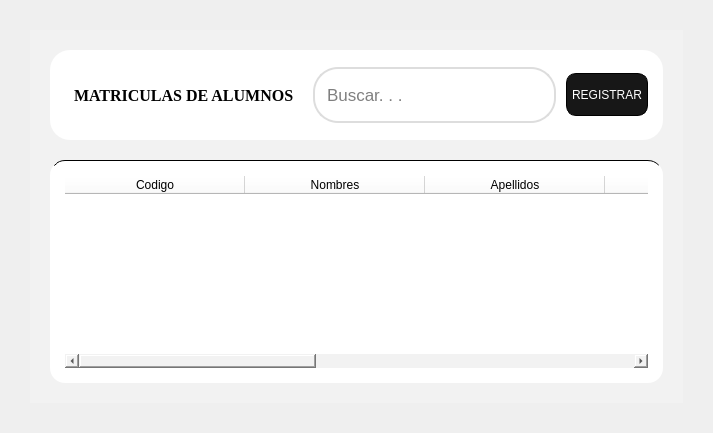
            <widget class="QWidget" name="pageMatricula">
             <property name="styleSheet">
              <string notr="true"/>
             </property>
             <layout class="QHBoxLayout" name="horizontalLayout_6" stretch="0">
              <property name="spacing">
               <number>30</number>
              </property>
              <property name="leftMargin">
               <number>30</number>
              </property>
              <property name="topMargin">
               <number>30</number>
              </property>
              <property name="rightMargin">
               <number>30</number>
              </property>
              <property name="bottomMargin">
               <number>30</number>
              </property>
              <item>
               <widget class="QFrame" name="frame">
                <property name="styleSheet">
                 <string notr="true">background-color:#f2f2f2;
border:none;</string>
                </property>
                <property name="frameShape">
                 <enum>QFrame::StyledPanel</enum>
                </property>
                <property name="frameShadow">
                 <enum>QFrame::Raised</enum>
                </property>
                <layout class="QVBoxLayout" name="verticalLayout_3">
                 <property name="spacing">
                  <number>20</number>
                 </property>
                 <property name="leftMargin">
                  <number>20</number>
                 </property>
                 <property name="topMargin">
                  <number>20</number>
                 </property>
                 <property name="rightMargin">
                  <number>20</number>
                 </property>
                 <property name="bottomMargin">
                  <number>20</number>
                 </property>
                 <item>
                  <widget class="QFrame" name="frame_3">
                   <property name="minimumSize">
                    <size>
                     <width>0</width>
                     <height>90</height>
                    </size>
                   </property>
                   <property name="styleSheet">
                    <string notr="true">background:#ffffff;
padding:15px;
border-radius:20px;</string>
                   </property>
                   <property name="frameShape">
                    <enum>QFrame::StyledPanel</enum>
                   </property>
                   <property name="frameShadow">
                    <enum>QFrame::Raised</enum>
                   </property>
                   <layout class="QHBoxLayout" name="horizontalLayout_7">
                    <property name="spacing">
                     <number>10</number>
                    </property>
                    <property name="leftMargin">
                     <number>0</number>
                    </property>
                    <property name="topMargin">
                     <number>0</number>
                    </property>
                    <property name="rightMargin">
                     <number>0</number>
                    </property>
                    <property name="bottomMargin">
                     <number>0</number>
                    </property>
                    <item>
                     <widget class="QLabel" name="label_3">
                      <property name="font">
                       <font>
                        <family>Georgia</family>
                        <pointsize>12</pointsize>
                        <weight>75</weight>
                        <bold>true</bold>
                       </font>
                      </property>
                      <property name="styleSheet">
                       <string notr="true">padding:8px 5px;</string>
                      </property>
                      <property name="text">
                       <string>MATRICULAS DE ALUMNOS</string>
                      </property>
                      <property name="alignment">
                       <set>Qt::AlignLeading|Qt::AlignLeft|Qt::AlignVCenter</set>
                      </property>
                      <property name="wordWrap">
                       <bool>false</bool>
                      </property>
                     </widget>
                    </item>
                    <item>
                     <widget class="QFrame" name="barraBus">
                      <property name="maximumSize">
                       <size>
                        <width>500</width>
                        <height>56</height>
                       </size>
                      </property>
                      <property name="font">
                       <font>
                        <family>Georgia</family>
                        <pointsize>10</pointsize>
                       </font>
                      </property>
                      <property name="styleSheet">
                       <string notr="true">#barraBus{
	border: 2px solid #ddd;
	margin:0 ;
	padding:5px;
	border-radius:25px;
}

.QLineEdit{
	padding:5px;
}</string>
                      </property>
                      <property name="frameShape">
                       <enum>QFrame::StyledPanel</enum>
                      </property>
                      <property name="frameShadow">
                       <enum>QFrame::Raised</enum>
                      </property>
                      <layout class="QHBoxLayout" name="horizontalLayout_10">
                       <property name="spacing">
                        <number>0</number>
                       </property>
                       <property name="leftMargin">
                        <number>0</number>
                       </property>
                       <property name="topMargin">
                        <number>0</number>
                       </property>
                       <property name="rightMargin">
                        <number>0</number>
                       </property>
                       <property name="bottomMargin">
                        <number>0</number>
                       </property>
                       <item>
                        <widget class="QLineEdit" name="lineEdit">
                         <property name="font">
                          <font>
                           <family>Arial</family>
                           <pointsize>13</pointsize>
                          </font>
                         </property>
                         <property name="styleSheet">
                          <string notr="true"/>
                         </property>
                         <property name="inputMask">
                          <string/>
                         </property>
                         <property name="frame">
                          <bool>true</bool>
                         </property>
                         <property name="placeholderText">
                          <string>Buscar. . .</string>
                         </property>
                        </widget>
                       </item>
                       <item alignment="Qt::AlignHCenter|Qt::AlignVCenter">
                        <widget class="QPushButton" name="pushButton_3">
                         <property name="text">
                          <string/>
                         </property>
                         <property name="icon">
                          <iconset>
                           <normaloff>../../../Downloads/vidrio-de-aumento.png</normaloff>../../../Downloads/vidrio-de-aumento.png</iconset>
                         </property>
                        </widget>
                       </item>
                      </layout>
                     </widget>
                    </item>
                    <item>
                     <widget class="QPushButton" name="btnRegistrar">
                      <property name="maximumSize">
                       <size>
                        <width>130</width>
                        <height>43</height>
                       </size>
                      </property>
                      <property name="cursor">
                       <cursorShape>PointingHandCursor</cursorShape>
                      </property>
                      <property name="styleSheet">
                       <string notr="true">
QPushButton{
	border:none;
	border:1px solid #000;

	padding:5px;
	background:#171717;
	color:#fff;
	border-radius:10px
}


QPushButton:hover{
	background:#313131;
}</string>
                      </property>
                      <property name="text">
                       <string>REGISTRAR</string>
                      </property>
                     </widget>
                    </item>
                   </layout>
                  </widget>
                 </item>
                 <item>
                  <widget class="QFrame" name="frame_4">
                   <property name="styleSheet">
                    <string notr="true">QFrame{
background:#fff;
border-radius:15px;
border-top:1px solid #000
}

QTableWidget{

	
}
</string>
                   </property>
                   <property name="frameShape">
                    <enum>QFrame::StyledPanel</enum>
                   </property>
                   <property name="frameShadow">
                    <enum>QFrame::Raised</enum>
                   </property>
                   <layout class="QHBoxLayout" name="horizontalLayout_9" stretch="0">
                    <property name="spacing">
                     <number>15</number>
                    </property>
                    <property name="leftMargin">
                     <number>15</number>
                    </property>
                    <property name="topMargin">
                     <number>15</number>
                    </property>
                    <property name="rightMargin">
                     <number>15</number>
                    </property>
                    <property name="bottomMargin">
                     <number>15</number>
                    </property>
                    <item>
                     <widget class="QTableWidget" name="tblMatriculas">
                      <property name="font">
                       <font>
                        <pointsize>12</pointsize>
                       </font>
                      </property>
                      <property name="styleSheet">
                       <string notr="true">border:none</string>
                      </property>
                      <property name="sizeAdjustPolicy">
                       <enum>QAbstractScrollArea::AdjustIgnored</enum>
                      </property>
                      <property name="editTriggers">
                       <set>QAbstractItemView::AnyKeyPressed|QAbstractItemView::DoubleClicked|QAbstractItemView::EditKeyPressed</set>
                      </property>
                      <property name="textElideMode">
                       <enum>Qt::ElideMiddle</enum>
                      </property>
                      <property name="showGrid">
                       <bool>true</bool>
                      </property>
                      <property name="gridStyle">
                       <enum>Qt::SolidLine</enum>
                      </property>
                      <property name="sortingEnabled">
                       <bool>false</bool>
                      </property>
                      <attribute name="horizontalHeaderCascadingSectionResizes">
                       <bool>false</bool>
                      </attribute>
                      <attribute name="horizontalHeaderDefaultSectionSize">
                       <number>180</number>
                      </attribute>
                      <attribute name="horizontalHeaderHighlightSections">
                       <bool>true</bool>
                      </attribute>
                      <attribute name="horizontalHeaderShowSortIndicator" stdset="0">
                       <bool>false</bool>
                      </attribute>
                      <attribute name="horizontalHeaderStretchLastSection">
                       <bool>true</bool>
                      </attribute>
                      <attribute name="verticalHeaderDefaultSectionSize">
                       <number>50</number>
                      </attribute>
                      <column>
                       <property name="text">
                        <string>Codigo</string>
                       </property>
                      </column>
                      <column>
                       <property name="text">
                        <string>Nombres</string>
                       </property>
                      </column>
                      <column>
                       <property name="text">
                        <string>Apellidos</string>
                       </property>
                      </column>
                      <column>
                       <property name="text">
                        <string>DNI</string>
                       </property>
                      </column>
                      <column>
                       <property name="text">
                        <string>Telefono</string>
                       </property>
                      </column>
                      <column>
                       <property name="text">
                        <string>Direccion</string>
                       </property>
                      </column>
                      <column>
                       <property name="text">
                        <string>Acciones</string>
                       </property>
                      </column>
                     </widget>
                    </item>
                   </layout>
                  </widget>
                 </item>
                </layout>
               </widget>
              </item>
             </layout>
            </widget>
